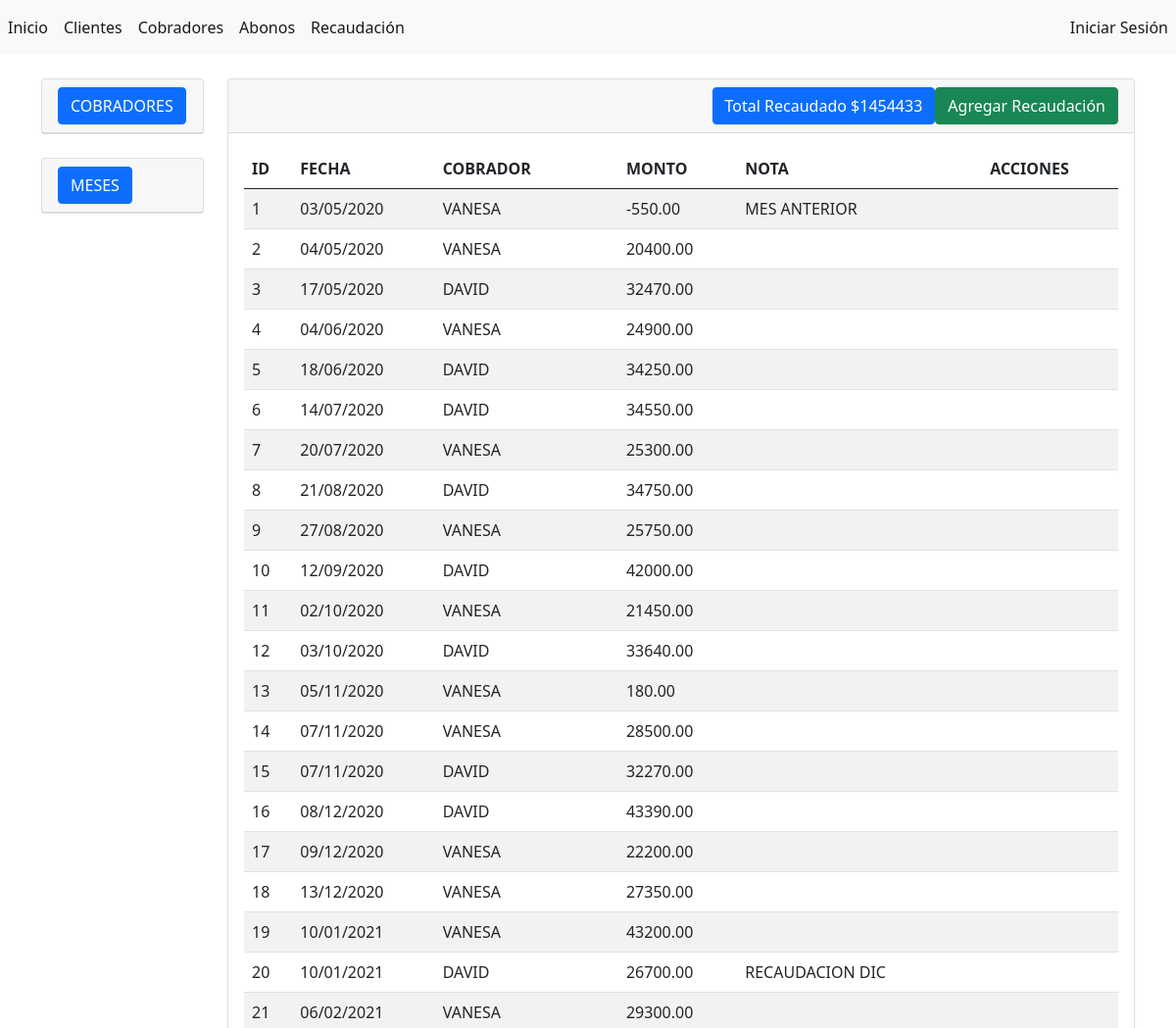
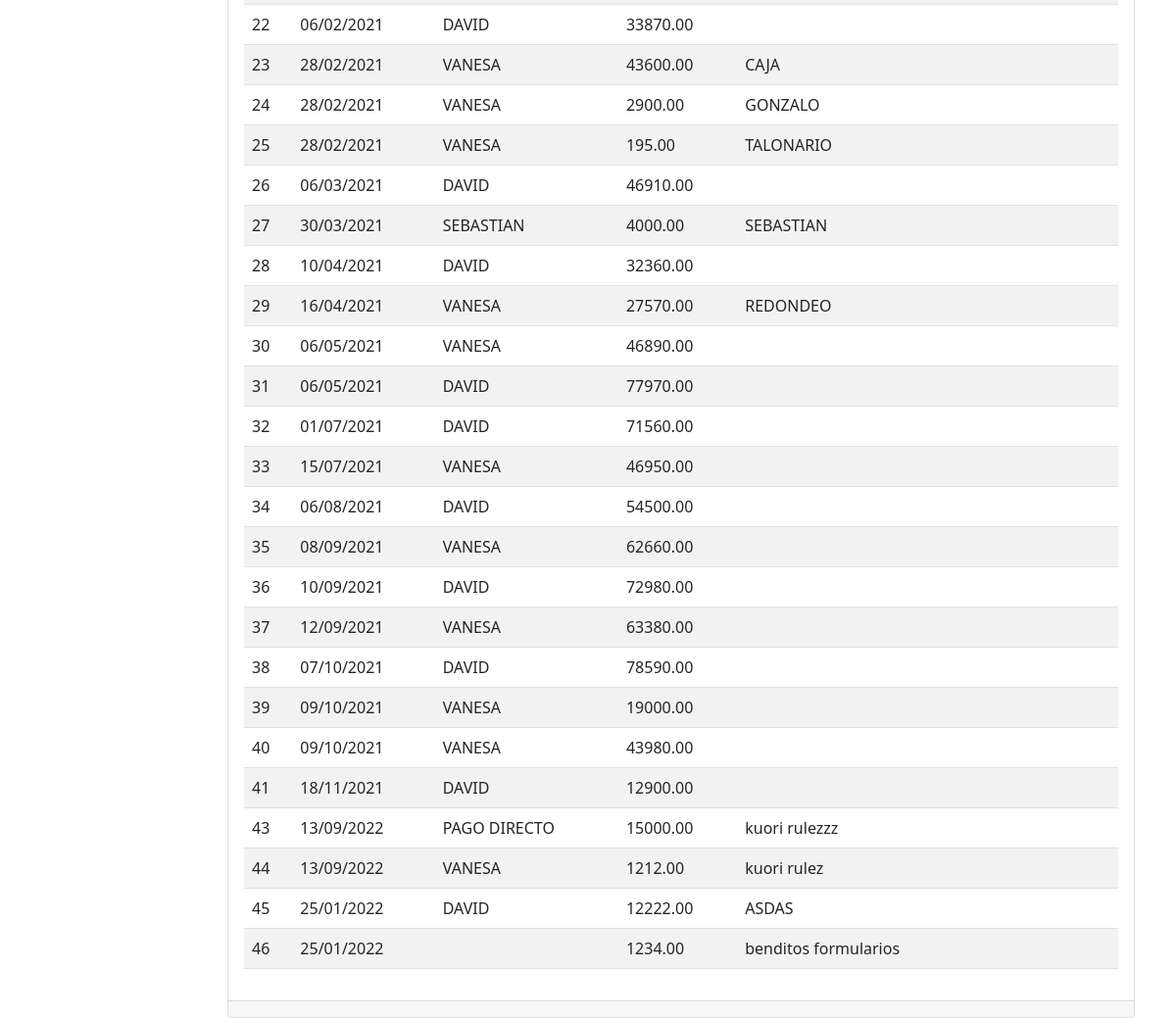
The app's page /recaudaciones/, older data (2 pictures, top to bottom).
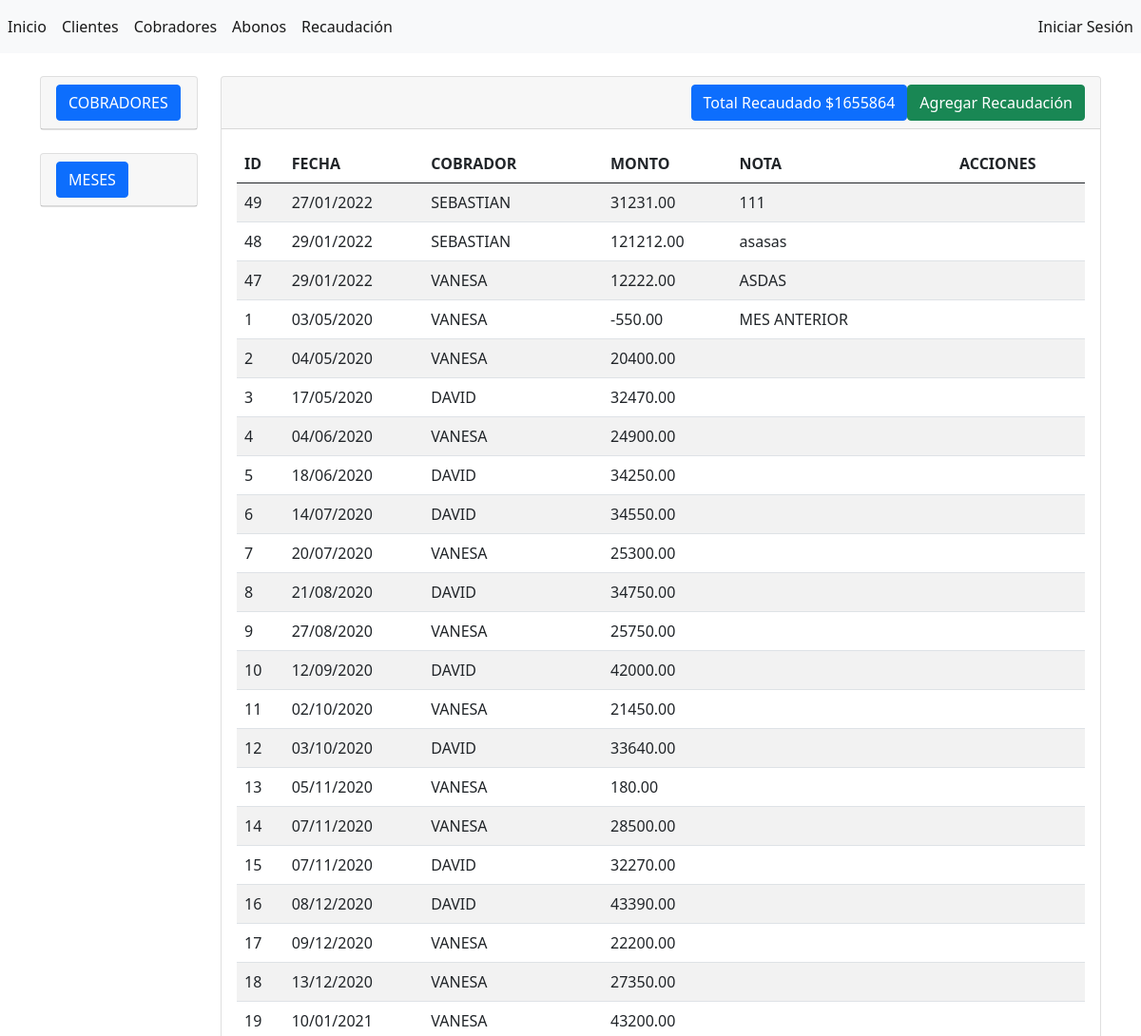
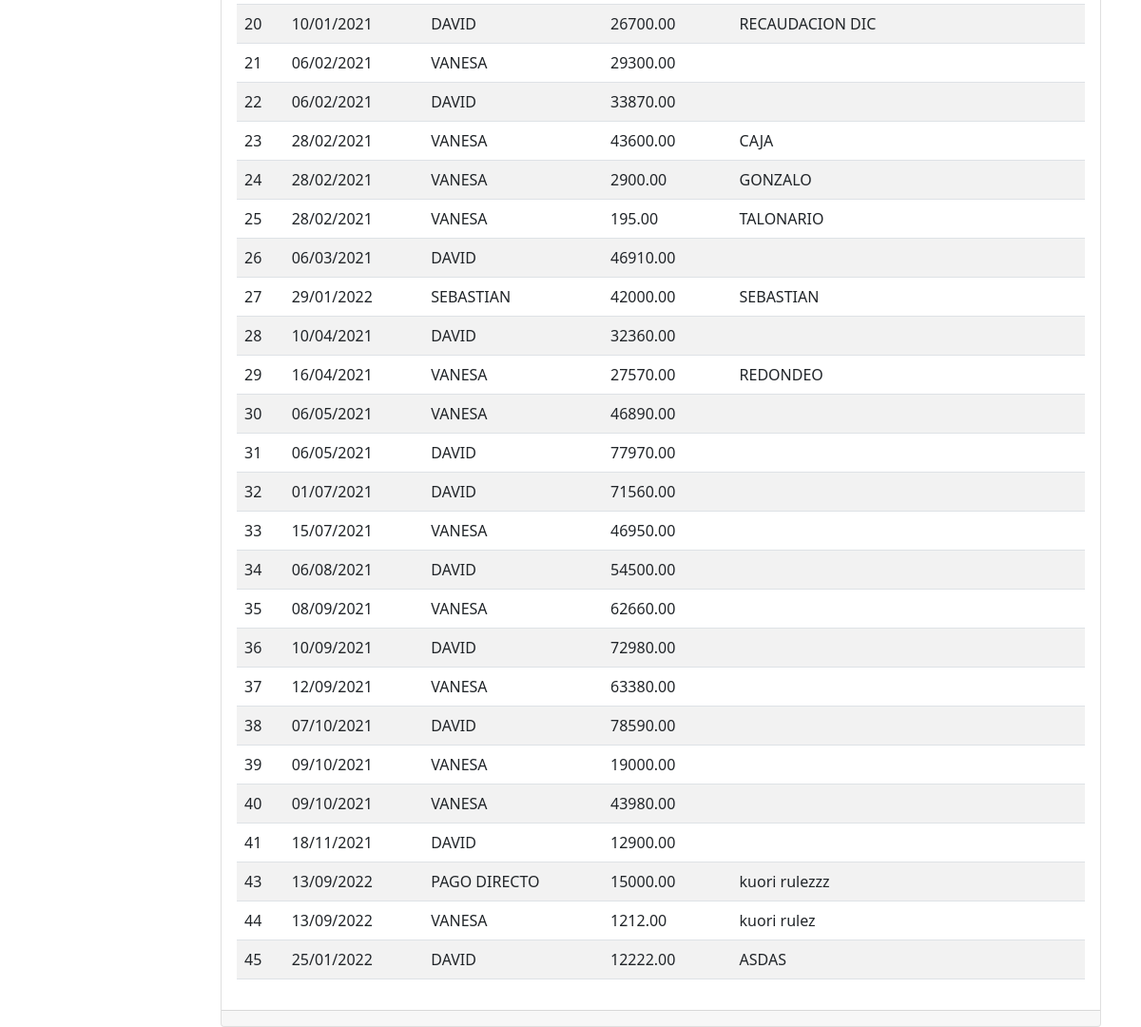
The same page, newer data (2 pictures, top to bottom).
### abonos/models.py (models this page shows, shortened)
class Recaudacion(models.Model):
    cobrador = models.ForeignKey(
        'Cobrador',
        blank=False,
        null=True,
        on_delete=SET_NULL
        )
    fecha = models.DateField(
        blank=True,
        null=True,
        verbose_name="fecha"
        )
    monto = models.DecimalField(
        max_digits=10,
        decimal_places=2,
        default=0.00,
        verbose_name="monto"
        )
    nota = models.CharField(
        max_length=100,
        blank=True,
        verbose_name="nota"
        )
    creado = models.DateTimeField(auto_now_add=True)
    modificado = models.DateTimeField(auto_now=True)
    class Meta:
        verbose_name = "Recaudación"
        verbose_name_plural = "Recaudaciones"
        ordering = ['modificado', 'creado']

class Cobrador(models.Model):
    nombre = models.CharField(max_length=45, verbose_name="nombre")
    activo = models.BooleanField(default=True, verbose_name="activo")
    usuario = models.ForeignKey(User,null=True, on_delete=SET_NULL)
    creado = models.DateTimeField(auto_now_add=True)
    modificado = models.DateTimeField(auto_now=True)
    class Meta:
        verbose_name = "Cobrador"
        verbose_name_plural = "Cobradores"
        ordering = ['modificado', 'creado']

### abonos/views.py (the view)
# urls.py: path('recaudaciones/', views.recaudaciones, name='recaudaciones'),
def recaudaciones(request):
    if request.GET.get('query_cobrador') != None:
        query_cobrador = request.GET.get('query_cobrador')
        recaudaciones = Recaudacion.objects.filter(cobrador__id=query_cobrador).order_by('-creado')
    if request.GET.get('query_mes') != None:
        query_mes = request.GET.get('query_mes')
        recaudaciones = Recaudacion.objects.filter(fecha__month=query_mes).order_by('-creado')
    if request.GET.get('query_cobrador') == None and request.GET.get('query_mes') == None:
        recaudaciones = Recaudacion.objects.all().order_by('-creado')
    suma_monto = recaudaciones.aggregate(monto=Sum('monto'))
    cobradores = Cobrador.objects.all()
    context = {
        'recaudaciones': recaudaciones,
        'cobradores': cobradores,
        'suma_monto': suma_monto
    }
    return render(request, 'recaudaciones/index.html', context)

### abonos/templates/recaudaciones/index.html (shortened to what this page needs)
{% extends "base.html" %}
{% block sidebar %}
<div class="card">
    <div class="card-header">
        <button class="btn btn-primary" type="button" data-bs-toggle="collapse" data-bs-target="#collapseCobradores" aria-expanded="true" aria-controls="collapseCobradores">
            COBRADORES
        </button>
    </div>
</div>
<br>
<div class="card">
    <div class="card-header">
        <button class="btn btn-primary" type="button" data-bs-toggle="collapse" data-bs-target="#collapseMeses" aria-expanded="false" aria-controls="collapseMeses">
            MESES
        </button>
    </div>
</div>
{% endblock %}
{% block contenido %}
<div class="card">
    <div class="card-header d-flex justify-content-end">
        <a name="" id="" class="btn btn-primary" href="#">Total Recaudado ${{suma_monto.monto}}</a>
        <a name="" id="" class="btn btn-success" href="{% url 'agregar_recaudacion' %}" role="button">Agregar Recaudación</a>
    </div>
    <div class="card-body">
        <table class="table table-striped table-hover">
            <thead>
                <tr>
                    <th>ID</th>
                    <th>FECHA</th>
                    <th>COBRADOR</th>
                    <th>MONTO</th>
                    <th>NOTA</th>
                    <th>ACCIONES</th>
                </tr>
            </thead>
            <tbody>
                {% for recaudacion in recaudaciones %}
                <tr>
                    <td>{{ recaudacion.id }}</td>
                    <td>{{ recaudacion.fecha|date:"d/m/Y" }}</td>
                    <td>{{ recaudacion.cobrador.nombre }}</td>
                    <td>{{ recaudacion.monto }}</td>
                    <td>{{ recaudacion.nota }}</td>
                    <td>
                    </td>
                </tr>
                {% endfor %}
            </tbody>
        </table>
    </div>
    <div class="card-footer text-muted">
    </div>
</div>
{% endblock %}

### abonos/templates/base.html (shortened to what this page needs)
{% load static %}
<!doctype html>
<html lang="en">
  <head>
    <link rel="stylesheet" href="https://cdn.jsdelivr.net/npm/bootstrap@5.0.2/dist/css/bootstrap.min.css">
  </head>
  <body>
      <nav class="navbar navbar-expand navbar-light bg-light">
          <div class="nav navbar-nav me-auto">
            <a class="nav-item nav-link active" href="{% url 'inicio' %}">Inicio</a>
            <a class="nav-item nav-link active" href="{% url 'clientes' %}">Clientes</a>
            <a class="nav-item nav-link active" href="{% url 'cobradores' %}">Cobradores</a>
            <a class="nav-item nav-link active" href="{% url 'abonos' %}">Abonos</a>
            <a class="nav-item nav-link active" href="{% url 'recaudaciones' %}">Recaudación</a>
          </div>
          <div class="nav navbar-nav ms-auto">
            {% if request.user.is_authenticated %}
            <a class="nav-item nav-link active" href="#">Usuario: {{ request.user.get_username }}, Administrador(superuser): {{ request.user.is_superuser }}</a>
            <a class="nav-item nav-link active" href="{% url 'logout' %}">Cerrar Sesión</a>
            {% else %}
            <a class="nav-item nav-link active" href="{% url 'login' %}">Iniciar Sesión</a>
            {% endif %}
          </div>
      </nav>
      <div class="container">
          <div class="row">
            <div class="col-2">
              <br/>
              {% block sidebar %}  {% endblock %}
            </div>
            <div class="col-10">
              <br/>
              {% block contenido %}  {% endblock %}
            </div>
          </div>
      </div>
  </body>
</html>

Row changes from the older to the newer data that the page shows:
removed Recaudacion: id "46", fecha "25/01/2022", monto "1234.00", nota "benditos formularios"
added Recaudacion: id "49", fecha "27/01/2022", cobrador.nombre "SEBASTIAN", monto "31231.00", nota "111"
added Recaudacion: id "48", fecha "29/01/2022", cobrador.nombre "SEBASTIAN", monto "121212.00", nota "asasas"
added Recaudacion: id "47", fecha "29/01/2022", cobrador.nombre "VANESA", monto "12222.00", nota "ASDAS"
changed Recaudacion id 27: fecha "30/03/2021" → "29/01/2022"; monto "4000.00" → "42000.00"
Text that changed along with them:
{{ suma_monto.monto }}: "1454433" → "1655864"
